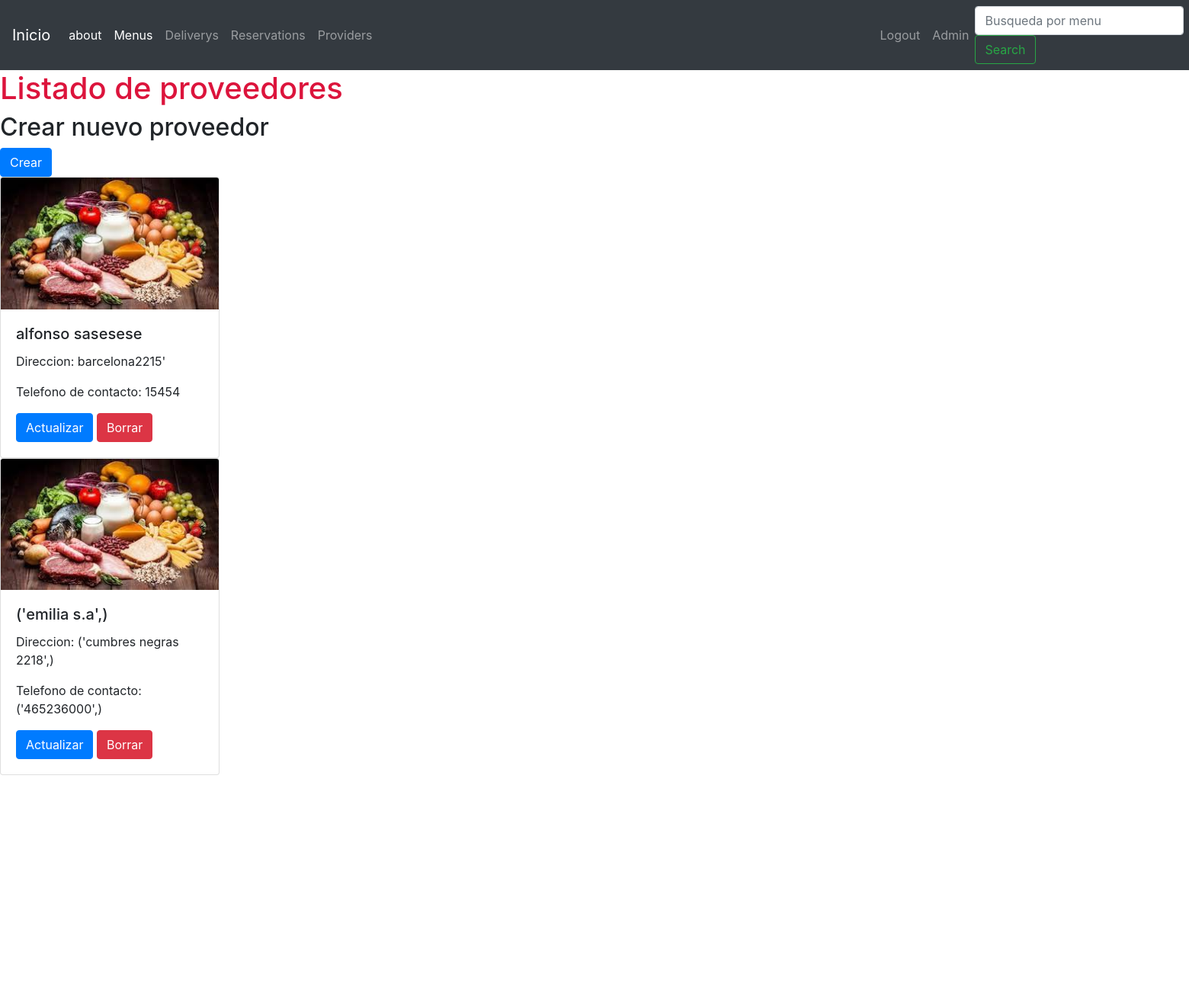
The app's page /providers/list-providers/ (signed in, upper part), older data.
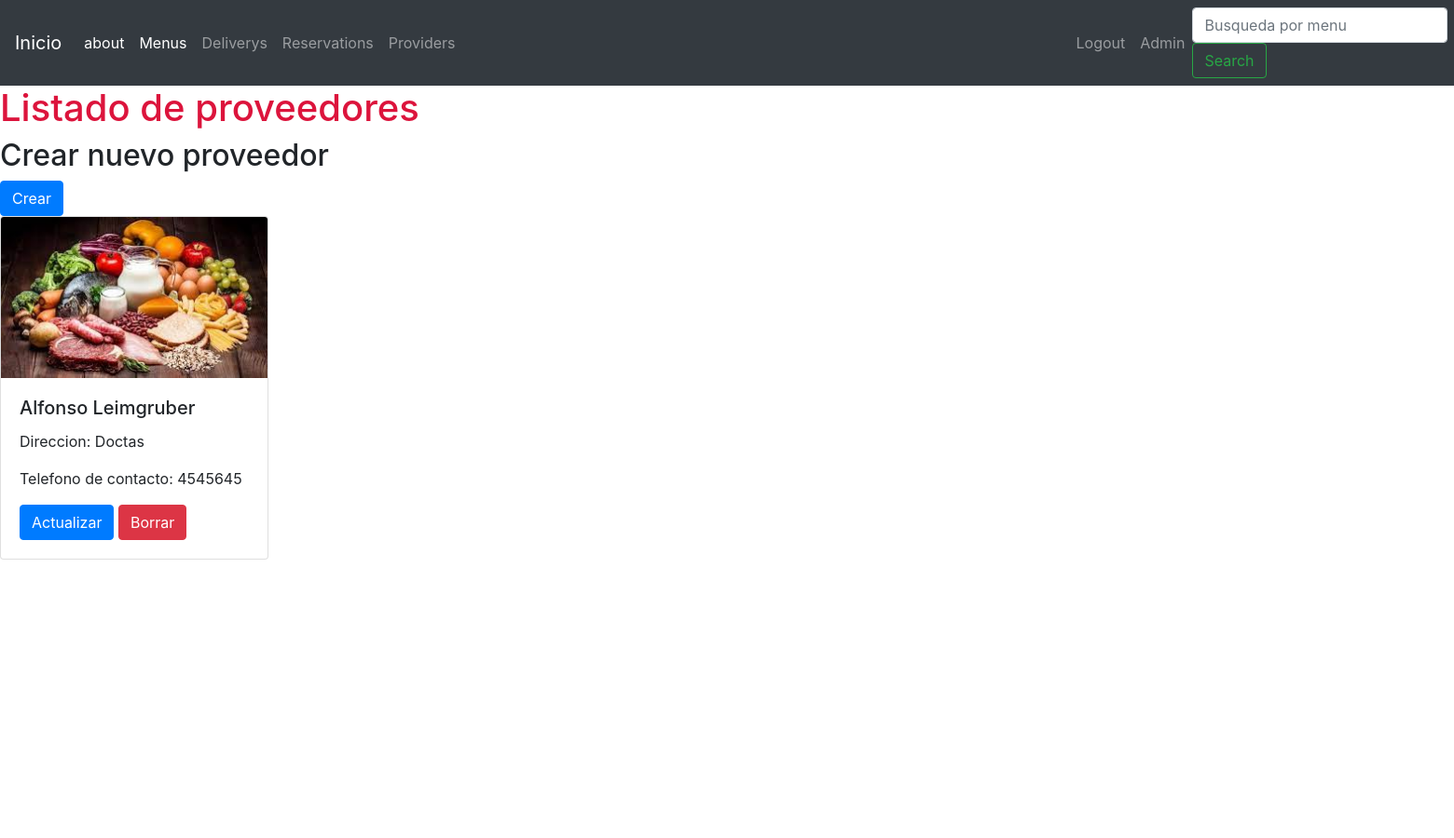
The same page, newer data.
### providers/models.py (models this page shows, shortened)
class Providers(models.Model):
    CHOICES = (
        ('Resposable Inscripto', 'Responsable Inscripto'),
        ('Monotributista', 'Monotributista'),
    )
    name = models.CharField(max_length=100, verbose_name= 'nombre')
    address = models.CharField(max_length=400, verbose_name= 'direccion')
    phone = models.CharField(max_length=20, verbose_name= 'telefono')
    tax_category = models.CharField(max_length=50, choices = CHOICES, verbose_name= 'categogia fiscal')
    is_active = models.BooleanField(default=True)
    class Meta:
        verbose_name = 'Provedor'
        verbose_name_plural = 'Provedores'

### providers/views.py (the view)
# urls.py: path('list-providers/', ProvidersListView.as_view(), name = 'list_providers'),
class ProvidersListView(LoginRequiredMixin, ListView):
    model = Providers
    template_name = 'providers/list_providers.html'
    queryset = Providers.objects.filter(is_active = True)

### templates/providers/list_providers.html (shortened to what this page needs)
{% extends 'base.html' %}
{% block content %}
<h1 style="color: crimson;">Listado de proveedores</h1>
<h2> Crear nuevo proveedor </h2>  <a href="/providers/create-provider/" class="btn btn-primary">Crear</a>
{% for provider in object_list %}
<div class="card" style="width: 18rem;">
    <img class="card-img-top" alt="...">
    <div class="card-body">
      <h5 class="card-title">{{provider.name}}</h5>
      <p class="card-text">Direccion: {{provider.address}}</p>
      <p>Telefono de contacto: {{provider.phone}}</p>
      <a href="/providers/update-provider/{{provider.id}}" class="btn btn-primary">Actualizar</a>
      <a href="/providers/delete-provider/{{provider.id}}" class="btn btn-danger">Borrar</a>
    </div>
  </div>
{% endfor %}
{% endblock %}

Row changes from the older to the newer data that the page shows:
removed Providers: name "alfonso sasesese", address "barcelona2215'", phone "15454"
removed Providers: name "('emilia s.a',)", address "('cumbres negras 2218',)", phone "('465236000',)"
added Providers: name "Alfonso Leimgruber", address "Doctas", phone "4545645"
